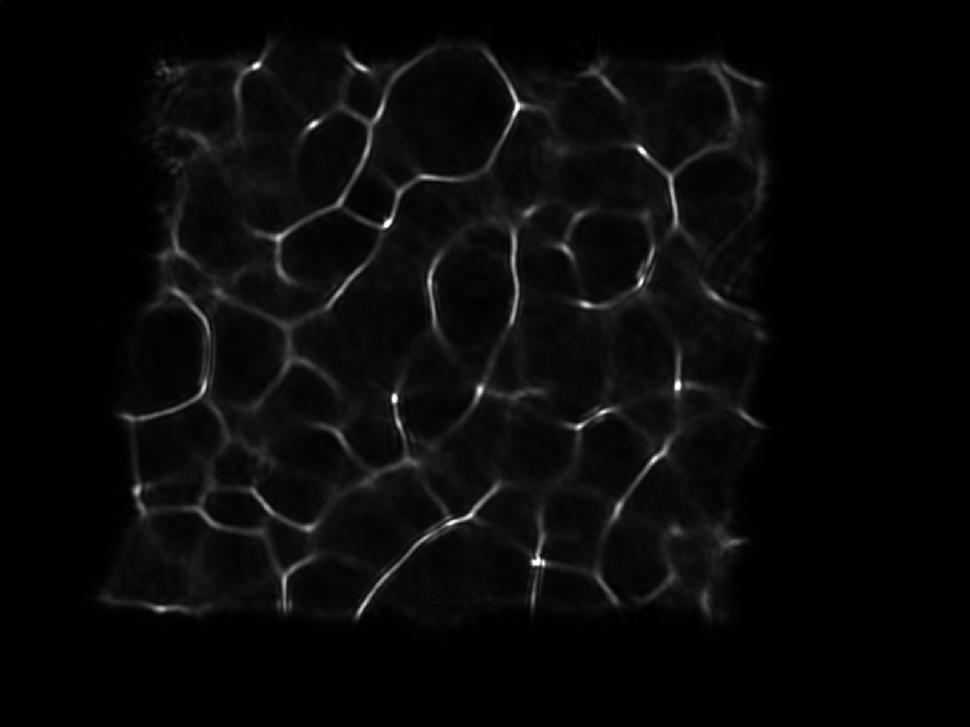
#> input picture 2026-05-13/Y2.tif, 970 x 727 px, shrunk from 1600 x 1200 before the run
$ python script.py
#> lines starting #> are read from the running program, lines starting #| are printed output that depends on the picture
import cv2
import matplotlib.pyplot as plt
import numpy as np
from skimage import restoration

Y = cv2.imread("Y2.tif")[:, :, 1] / 255
#> Y: shape (727, 970) float64; min 0, max 1, mean 0.0336
H = cv2.imread("H2.tif")[:, :, 1] / 255
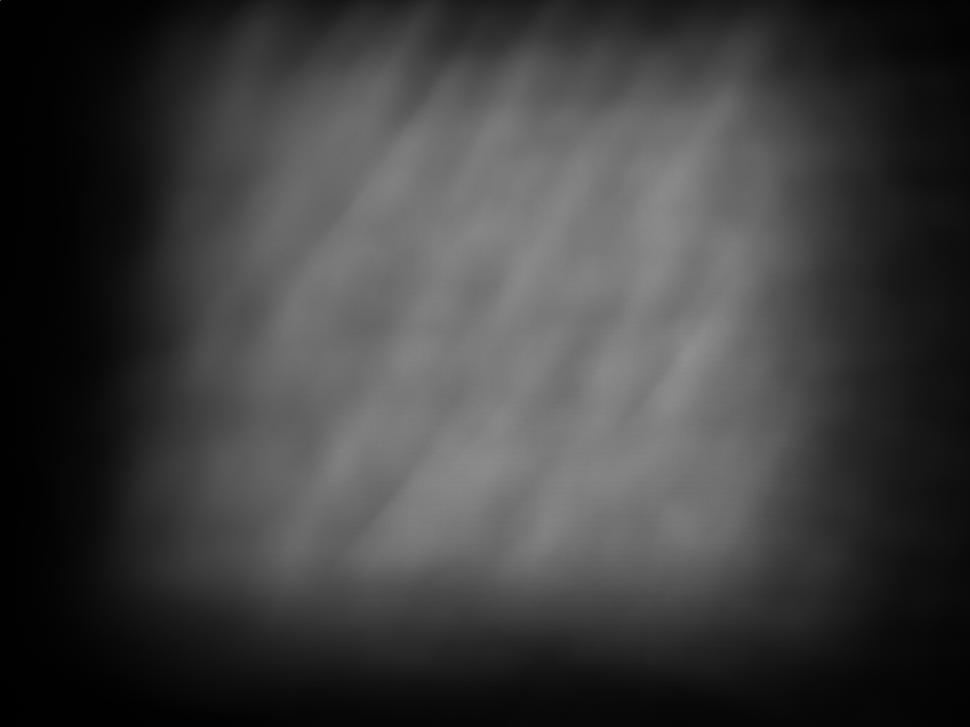
#> input picture 2026-05-13/H2.tif, 970 x 727 px, shrunk from 1600 x 1200 before the run
#> H: shape (727, 970) float64; min 0, max 0.565, mean 0.244
X = restoration.wiener(Y, H, balance=10**-5)
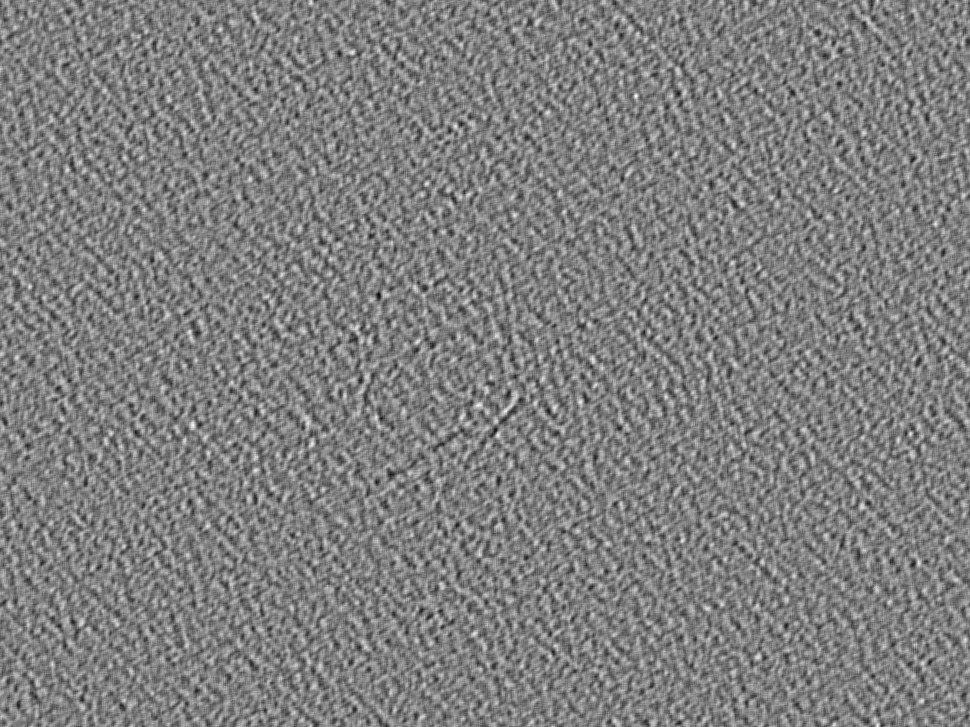
#> X: shape (727, 970) float64; min -0.126, max 0.126, mean 1.96e-07; drawn with min black and max white

plt.imshow(X, cmap="gray")
plt.axis("off")
plt.show()
